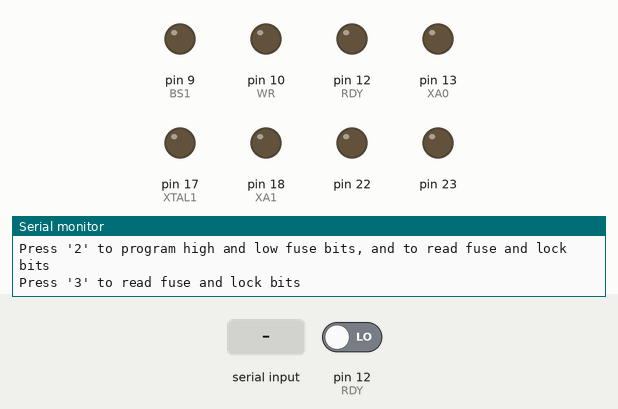
The sketch below on a simulated Arduino Uno, built with avr-gcc and run on an emulated ATmega328P. Shown: output pins drawn as LEDs (lit = HIGH), the last lines printed to the serial monitor. The test bench sets the inputs (shaded band); at power-on: pin 12 (RDY) LOW. Pins used as bus, display or sensor lines are not drawn.

Above: at 1.3 s.
1.4 s: "1" received over Serial
At 1.8 s:
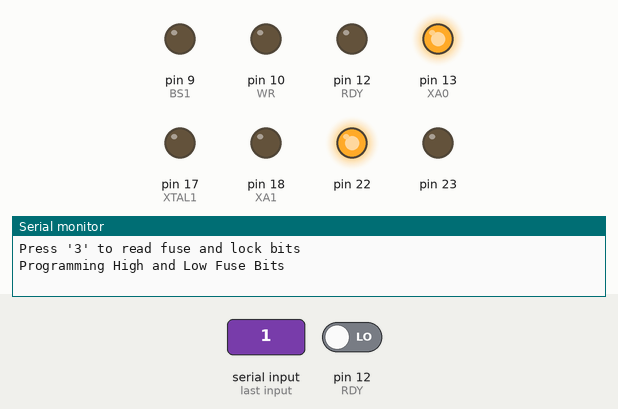
2.9 s: pin 12 (RDY) driven HIGH
At 3.4 s:
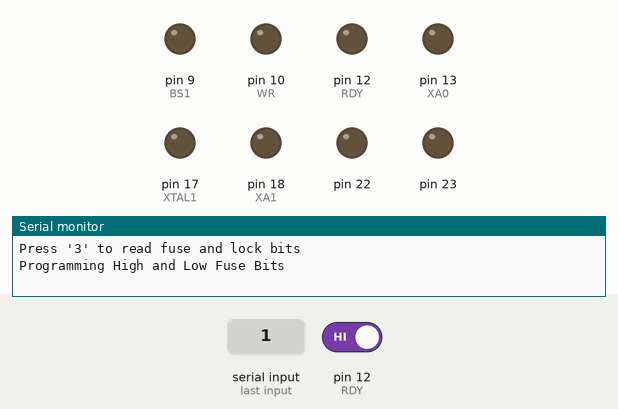
4.4 s: "2" received over Serial
At 5.3 s:
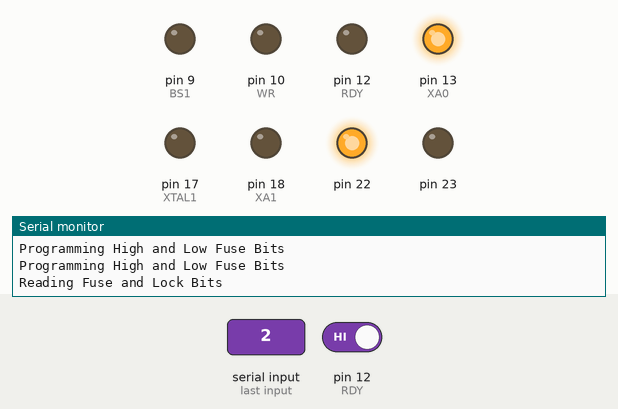
Timing chart, 0 to 7.4 s (numbered marks = the images above; inputs shaded):
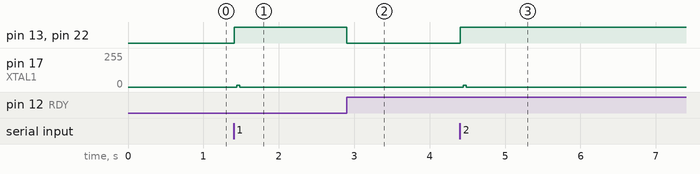

Measured:
- after the input at 1.4 s, pin 13 (XA0), pin 22: LOW → HIGH at once; pin 17 (XTAL1): 0/255 → 13/255 at once, → 0/255 0.04 s later
- after the input at 2.9 s, pin 13 (XA0), pin 22: HIGH → LOW at once
- after the input at 4.4 s, pin 13 (XA0), pin 22: LOW → HIGH at once; pin 17 (XTAL1): 0/255 → 13/255 after 0.05 s, → 0/255 0.04 s later

The sketch:

AVR-HV-ATTINY2313.ino
```cpp
/*
 * AVR High-Voltage Parallel Fuse Programmer for ATtiny2313
 *
 * Author: M Grotaers
 * Date: 22/09/2021
 *
 * The following people have inspired me to create this program and circuit design
 * along with their reference:
 *    Paul Willoughby 02/20/2010,
 *      http://www.rickety.us/2010/03/arduino-avr-high-voltage-serial-programmer/
 *    Wayne's Tinkering Page,
 *      https://sites.google.com/site/wayneholder/attiny-fuse-reset
 *    Jeff Keyzer,
 *      https://mightyohm.com/blog/2008/09/arduino-based-avr-high-voltage-programmer/
 *
 *  Since the ATtiny2313 uses parallel high voltage programming Jeff Keyzer's article
 *  code was the most useful.  By understanding Jeff's code and using the Atmel
 *  ATtiny2313A/4313 data sheet page 184-199 this code was able to be developed.
 *
 */

//Menu Control
int menuOption = 0; // for incoming serial data

//Desired fuse configuration
#define HFUSE 0xDF
#define LFUSE 0x64

//Pin Assignment on Arduino
#define DATA PORTB //Digital Pins 0-7 as output DATA
#define DATAD DDRB //Data direction register for DATA port

#define VCC     8
#define RDY     12
#define OE      11
#define WR      10
#define BS1     9
#define XA0     13
#define XA1     18 //A4 Also BS2 on ATtiny2313
#define RST     14 //A0
#define XTAL1   17 //A3


void setup() {
  // Setup control line for HV parallel programming from Arduino perspective
  DATA = 0x00; // Clear digital pins 0-7
  DATAD = 0xFF; // Set digital pins 0-7 as outputs for programming
  pinMode(VCC, OUTPUT);
  pinMode(RDY, INPUT);
  pinMode(OE, OUTPUT); //Inverted
  pinMode(WR, OUTPUT); //Inverted
  pinMode(BS1, OUTPUT);
  pinMode(XA0, OUTPUT);
  pinMode(XA1, OUTPUT);
  pinMode(RST, OUTPUT); //+12V Signal to chip, Inverted
  pinMode(XTAL1, OUTPUT);

  //Initialise output pin RST so 12V is shut off at 0V
  digitalWrite(RST, HIGH);

  Serial.begin(9600);

  // Print menu to Serial Monitor
  Serial.println("ATtiny2313 High Voltage Parallel Programming Fuse Bits.");
  Serial.println("Select option from menu:");
  Serial.println("Press '1' to program high and low fuse bits");
  Serial.println("Press '2' to program high and low fuse bits, and to read fuse and lock bits");
  Serial.println("Press '3' to read fuse and lock bits");
}

void loop() {
  // Send data only when you receive data
  if (Serial.available() > 0) {
    // read the incoming byte:
    menuOption = Serial.read();
  }

  // say what you got:
  if(menuOption == '1'){
    Serial.println("Programming High and Low Fuse Bits");
    //Enter Programming Mode
    enterProg();
    //In Programming Mode
    progFuses();
    //Exit Programming Mode
    exitProg();

  } else if (menuOption == '2'){
    Serial.println("Programming High and Low Fuse Bits");
    Serial.println("Reading Fuse and Lock Bits");
    //Enter Programming Mode
    enterProg();
    //In Programming Mode
    progFuses();  //program fuse bits
    readFuses(); //read fuse bits
    //Exit Programming Mode
    exitProg();

  } else if (menuOption == '3'){
    Serial.println("Reading Fuse and Lock Bits");
    //Enter Programming Mode
    enterProg();
    //In Programming Mode
    readFuses(); //read fuse bits
    //Exit Programming Mode
    exitProg();
  }

  menuOption = 0;

}

void enterProg(){

  //Initialise Pins for Programming Mode
  digitalWrite(WR, HIGH); //prog_enable pin
  digitalWrite(XA1, LOW); //prog_enable pin
  digitalWrite(XA0, LOW); //prog_enable pin
  digitalWrite(BS1, LOW); //prog_enable pin
  digitalWrite(RST, HIGH); //0V
  digitalWrite(VCC, LOW);

  //Enter Programming Mode
  digitalWrite(VCC, HIGH);
  delayMicroseconds(60);
  digitalWrite(RST, LOW); //Apply +12V
  delayMicroseconds(10);  //Wait before changing prog_enable pins
  delayMicroseconds(300);  //Wait before any parallel programming commands
}

void exitProg(){
  //Exit Programming Mode by power down device or reset pin to 0V.
  digitalWrite(RST, HIGH); //0V

  //Turn off all outputs
  DATA = 0x00;
  DATAD = 0xFF; // Set digital pins 0-7 as outputs for programming
  delayMicroseconds(5);

  digitalWrite(OE, LOW); //Set to 1 if reading fuse bits
  digitalWrite(WR, LOW); //prog_enable pin
  digitalWrite(XA1, LOW); //prog_enable pin
  digitalWrite(XA0, LOW); //prog_enable pin
  digitalWrite(BS1, LOW); //prog_enable pin
  digitalWrite(VCC, LOW);
}

void progFuses(){
  //Program HFUSE
  writeFuse(HFUSE, true);

  //Program LFUSE
  writeFuse(LFUSE, false);
}

void readFuses(){
  loadCommand(B00000100);
  //Start Read
  DATAD = 0x00; //Set digital pins to input for reading
  delayMicroseconds(5);
  digitalWrite(OE, HIGH);
  //Read Fuse Low Bit
  digitalWrite(XA1, LOW);//BS2
  digitalWrite(BS1, LOW);
  Serial.print("LFUSE: ");
  Serial.println(PINB);
  //Read Fuse High Bit
  digitalWrite(XA1, HIGH);//BS2
  digitalWrite(BS1, HIGH);
  Serial.print("HFUSE: ");
  Serial.println(PINB);
  //Read Fuse Extended Bit
  digitalWrite(XA1, HIGH);//BS2
  digitalWrite(BS1, LOW);
  Serial.print("EFUSE: ");
  Serial.println(PINB);
  //Finish Read
  DATAD = 0xFF; //Set digital pins to output for programming
  delayMicroseconds(5);
  digitalWrite(OE, LOW);
  digitalWrite(XA1, LOW);
  digitalWrite(BS1, LOW);

}

void writeFuse(byte fuse, boolean highFuse){
  loadCommand(B01000000);
  loadDataByte(fuse);
  //select the fuse byte, see description above.
  if (highFuse){
    //select high data byte
    digitalWrite(BS1, HIGH);
  } else {
    //select low data byte
    digitalWrite(BS1, LOW);
  }
  //give WR negative pulse and wait for RDY to go high
  digitalWrite(WR, HIGH);
  delay(1);
  digitalWrite(WR, LOW);
  while(digitalRead(RDY) == LOW){
    //Potential issue and hanging.  Need to debug.
    delay(1);
  }
}


//A: Load Command
void loadCommand (byte command){
  //Enable command loading
  digitalWrite(XA1, HIGH);
  digitalWrite(XA0, LOW);

  digitalWrite(BS1, LOW);
  //Write Command
  DATA = command;
  //Load Command by giving XTAL1 positive pulse
  digitalWrite(XTAL1, HIGH);
  delay(1);
  digitalWrite(XTAL1, LOW);
}

//C: Load Data Low Byte
void loadDataByte(byte fuseByte) {
  //Enable command loading
  digitalWrite(XA1, LOW);
  digitalWrite(XA0, HIGH);
  //Set Data Low Byte
  DATA = fuseByte;
  //Load Command by giving XTAL1 positive pulse
  digitalWrite(XTAL1, HIGH);
  delay(1);
  digitalWrite(XTAL1, LOW);
}
```
